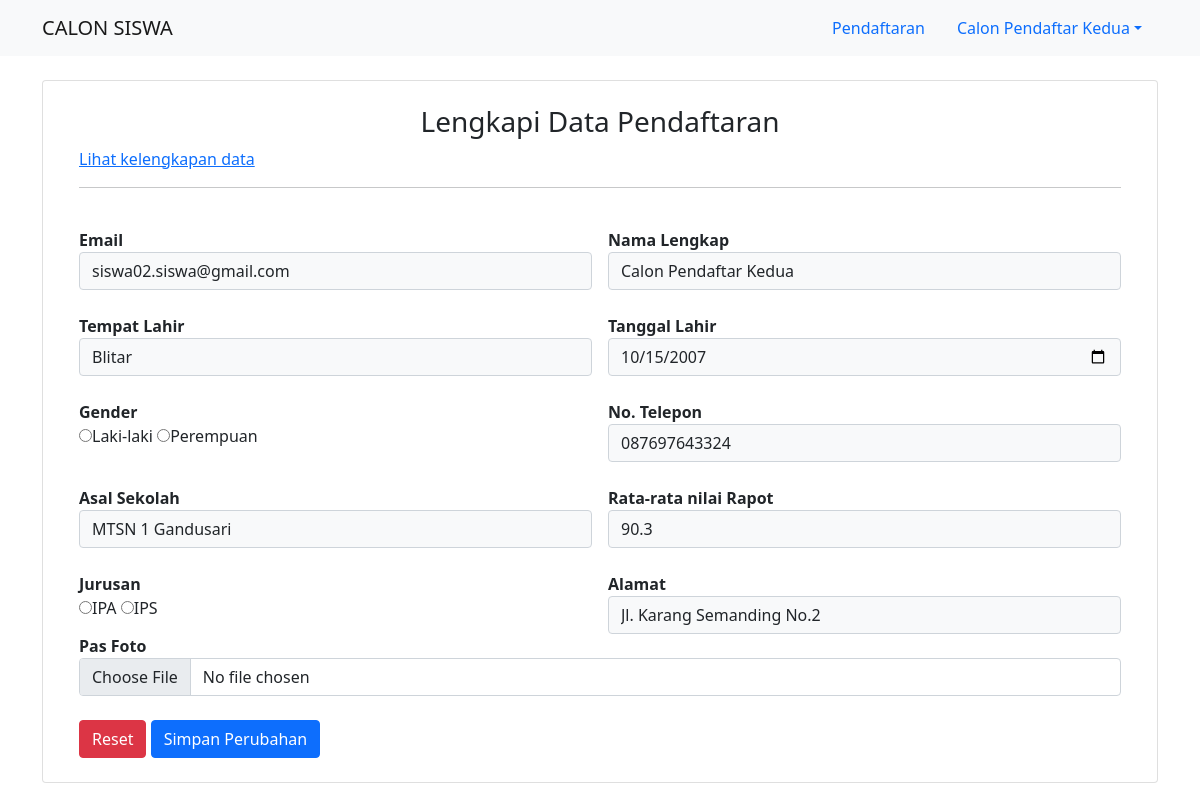
Screenshot of /calon_siswa/halaman_awal.php (signed in) with the database file from the repository.
### tables this page shows
CREATE TABLE `siswa` (
  `siswa_id` int(11) NOT NULL,
  `siswa_nama` varchar(50) DEFAULT NULL,
  `siswa_email` varchar(50) DEFAULT NULL,
  `siswa_password` varchar(50) DEFAULT NULL,
  `siswa_tempat_lahir` varchar(30) DEFAULT NULL,
  `siswa_ttl` date DEFAULT NULL,
  `siswa_sekolah` varchar(50) DEFAULT NULL,
  `siswa_alamat` varchar(100) DEFAULT NULL,
  `siswa_notelp` varchar(16) DEFAULT NULL,
  `siswa_nilai` double DEFAULT NULL,
  `siswa_jurusan` varchar(20) DEFAULT NULL,
  `gender` varchar(10) DEFAULT NULL,
  `siswa_foto` varchar(100) DEFAULT NULL
);

### calon_siswa/halaman_awal.php (the view, shortened to what this page needs)
<!DOCTYPE html>
<html>
<head>
	<link href="https://cdn.jsdelivr.net/npm/bootstrap@5.1.1/dist/css/bootstrap.min.css" rel="stylesheet">
</head>
<body>
	<?php include '../koneksi.php';
	$sql = "SELECT * FROM siswa WHERE siswa_email = '$_SESSION[email]'";
	$result = mysqli_query($db, $sql);
	$row = mysqli_fetch_array($result);
	?>
	<nav id="navbar-example2" class="navbar navbar-light bg-light px-3">
		<div class="container">
			<a class="navbar-brand" href="#">CALON SISWA</a>
			  <ul class="nav nav-pills">
			    <li class="nav-item">
			      <a class="nav-link" href="halaman_pendaftaran.php">Pendaftaran</a>
			    </li>
			    <li class="nav-item dropdown">
			      <a class="nav-link dropdown-toggle" data-bs-toggle="dropdown" href="#" role="button" aria-expanded="false"><?php echo $row['siswa_nama']; ?></a>
			    </li>
			  </ul>
		</div>
	</nav>
	<div class="container">
		<div class="card mt-4 mb-3 p-4">
			<div class="container">
				<h3 class="text-center">Lengkapi Data Pendaftaran</h3>
				<a href="profil_siswa.php">Lihat kelengkapan data</a>
				<hr>
				<br>
				<form method="POST" action="proses_edit.php" enctype="multipart/form-data">
					<div class="row g-3">
						<div class="col" class="form-control">
							<label><b>Email</b></label>
							<input type="text" name="email" class="form-control bg-light"  value="<?php echo $row['siswa_email']; ?>" disabled>
						</div>
						<div class="col" class="form-control">
							<label><b>Nama Lengkap</b></label>
							<input type="text" name="nama" class="form-control bg-light"  value="<?php echo $row['siswa_nama']; ?>" disabled>
						</div>
					</div>
					<br>
					<div class="row g-3">
						<div class="col" class="form-control">
							<label><b>Tempat Lahir</b></label>
							<input type="text" name="tempat" class="form-control bg-light" value="<?php echo $row['siswa_tempat_lahir']; ?>">
						</div>
						<div class="col" class="form-control">
							<label><b>Tanggal Lahir</b></label>
							<input type="date" name="tl" class="form-control bg-light" value="<?php echo $row['siswa_ttl']; ?>">
						</div>
					</div>
					<br>
					<div class="row g-3">
						<div class="col" class="form-control">
							<label><b>Gender</b></label><br>
							<input type="Radio" name="gender" value="Laki-laki">Laki-laki
							<input type="Radio" name="gender" value="Perempuan">Perempuan
						</div>
						<div class="col" class="form-control">
							<label><b>No. Telepon</b></label>
							<input type="text" name="telp" class="form-control bg-light" value="<?php echo $row['siswa_notelp']; ?>">
						</div>
					</div>
					<br>
					<div class="row g-3">
						<div class="col" class="form-control">
							<label><b>Asal Sekolah</b></label>
							<input type="text" name="asal" class="form-control bg-light" value="<?php echo $row['siswa_sekolah']; ?>">
						</div>
						<div class="col" class="form-control">
							<label><b>Rata-rata nilai Rapot</b></label>
							<input type="text" name="nilai" class="form-control bg-light" value="<?php echo $row['siswa_nilai']; ?>">
						</div>
					</div>
					<br>
					<div class="row g-3">
						<div class="col" class="form-control">
							<label><b>Jurusan</b></label><br>
							<input type="Radio" name="jurusan" value="IPA">IPA
							<input type="Radio" name="jurusan" value="IPS">IPS
						</div>
						<div class="col" class="form-control">
							<label><b>Alamat</b></label>
							<input type="text" name="alamat" class="form-control bg-light" value="<?php echo $row['siswa_alamat']; ?>">
						</div>
					</div>
							<label><b>Pas Foto</b></label>
							<input type="file" name="file" class="form-control">
					<br>
					<button type="reset" class="btn btn-danger">Reset</button>
					<button type="submit" class="btn btn-primary" name="submit">Simpan Perubahan</button>
				</form>
			</div>
		</div>
	</div>
</body>
</html>

### rows the page displays
siswa: siswa_nama "Calon Pendaftar Kedua", email "siswa02.siswa@gmail.com", nama "Calon Pendaftar Kedua", tempat "Blitar", tl "10/15/2007", telp "087697643324", asal "MTSN 1 Gandusari", nilai "90.3", alamat "Jl. Karang Semanding No.2"
